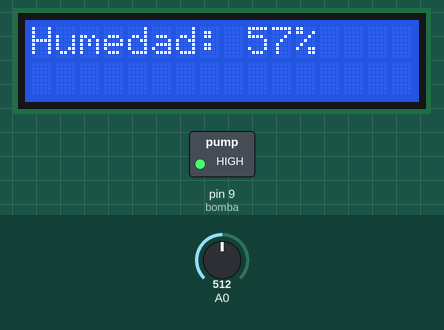
Bench run of a sketch on a simulated Arduino Uno, built with avr-gcc and run on an emulated ATmega328P. On the bench: 16×2 character LCD, switched loads named in the sketch (green lamp = pin HIGH). Inputs (shaded band) come from the test bench; at power-on: A0 = 512. What the sketch prints to the serial monitor is not drawn.

Above: at 1.2 s.
1.3 s: A0 set to 634
At 2.5 s:
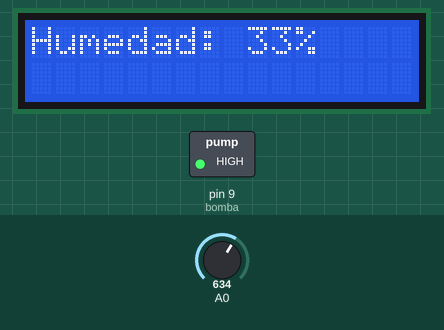
3.6 s: A0 set to 657
At 5.3 s:
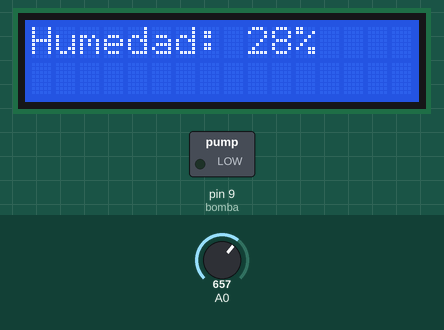
5.6 s: A0 set to 716
At 7.1 s:
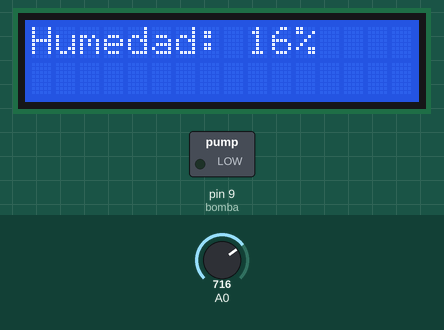
7.6 s: A0 set to 511
At 8.8 s:
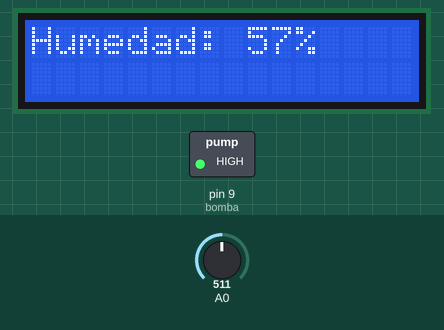
Timing chart, 0 to 10.6 s (numbered marks = the images above; inputs shaded):
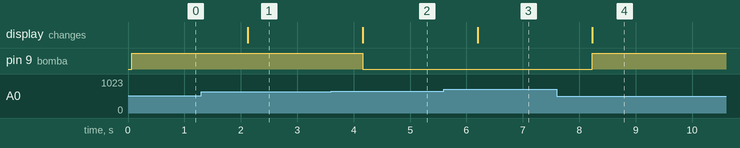

The sketch:

sistema_de_riego_Arduino_Uno.ino
```cpp
#include <Wire.h>
#include <LiquidCrystal_I2C.h>

LiquidCrystal_I2C lcd(0x27, 16, 2);
int bomba = 9;

void setup() {
  lcd.init();                // Inicializa la pantalla LCD
  lcd.backlight();
  Serial.begin(9600);
  pinMode(bomba, OUTPUT);
  digitalWrite(bomba, HIGH); // Bomba apagada al inicio
}

void loop() {
  int lectura = analogRead(A0);
  int humedad = map(lectura, 800, 300, 0, 100);


  Serial.print("Humedad: ");
  Serial.print(humedad);
  Serial.println("%");

  // Mostrar en LCD
  lcd.setCursor(0, 0);
  lcd.print("Humedad:      ");
  lcd.setCursor(9, 0);
  lcd.print(humedad);
  lcd.print("% ");

  // Control de la bomba
  if (humedad <= 30) {
    digitalWrite(bomba, LOW);   // Enciende la bomba
  } else {
    digitalWrite(bomba, HIGH);  // Apaga la bomba
  }

  delay(1000);
}
```

Measured:
- the behaviour switches between 645 and 646 on A0 (found by bisection; images 1 and 2)
- after the input at 1.3 s, the display: changes after 0.82 s (image 1)
- after the input at 3.6 s, pin 9 (bomba): HIGH → LOW after 0.56 s; the display: changes after 0.56 s (image 2)
- after the input at 5.6 s, the display: changes after 0.60 s (image 3)
- after the input at 7.6 s, pin 9 (bomba): LOW → HIGH after 0.63 s; the display: changes after 0.63 s (image 4)
